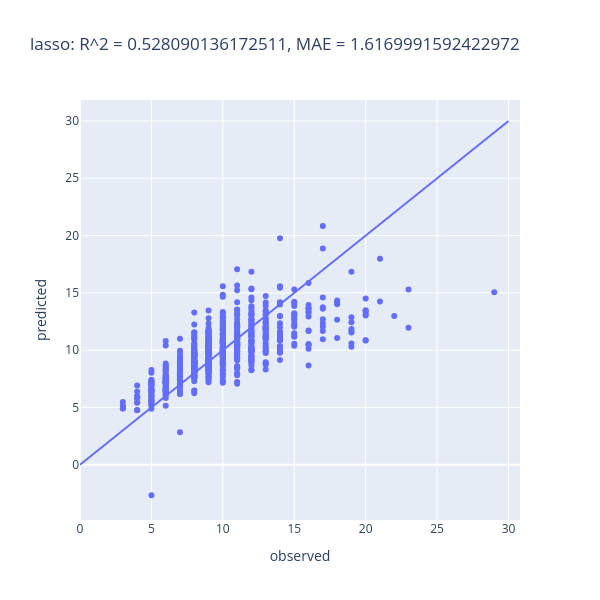
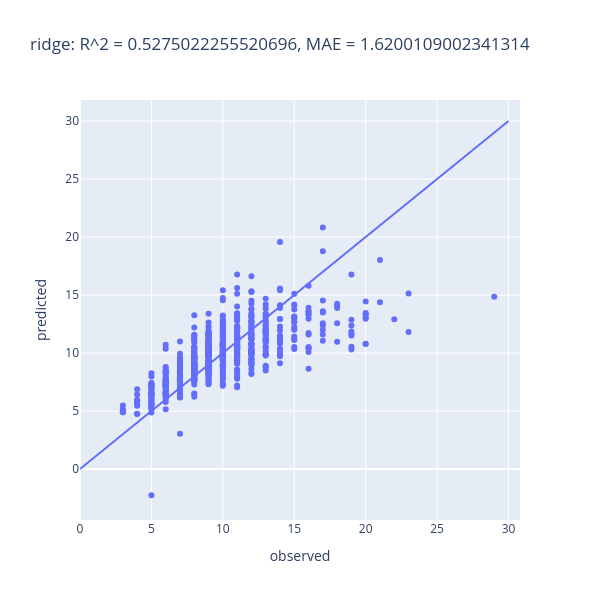
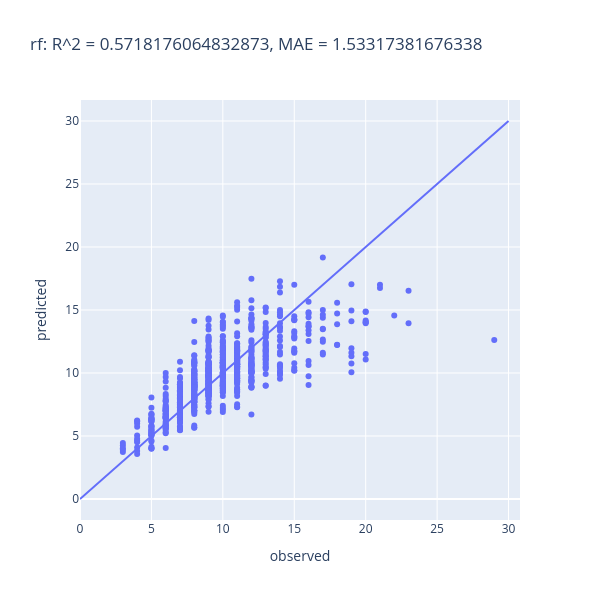

Here is the notebook cell these charts were saved with, in order:
### Code cell
## Alternative approach to plot using plotly library
import plotly.express as px
for algo,model in fit_models.items():
    ypred = model.predict(X_test)
    fig_diagonal = px.line(x=[0, 30], y = [0, 30])
    fig2 = px.scatter(x = y_test, y = ypred, 
                      width = 600, height=600, 
                      title = '{}: R^2 = {}, MAE = {}'.format(algo,r2_score(y_test,ypred), mean_absolute_error(y_test,ypred)),
                      labels={
                          "x": "observed",
                          "y": "predicted"}
                     ).add_traces(fig_diagonal.data)
    fig2.show()

### Figure 1 — Plotly figure (JSON) as saved in the notebook; plotly's stock layout.template omitted (floating-point values rounded to 4 significant figures; data arrays with more than 128 entries replaced by an {"elided": "..."} marker saying what was removed)
{"data": [{"hovertemplate": "observed=%{x}<br>predicted=%{y}<extra></extra>", "legendgroup": "", "marker": {"color": "#636efa", "symbol": "circle"}, "mode": "markers", "name": "", "orientation": "v", "showlegend": false, "type": "scatter", "x": {"elided": "836 int values"}, "xaxis": "x", "y": {"elided": "836 float values"}, "yaxis": "y"}, {"hovertemplate": "x=%{x}<br>y=%{y}<extra></extra>", "legendgroup": "", "line": {"color": "#636efa", "dash": "solid"}, "marker": {"symbol": "circle"}, "mode": "lines", "name": "", "orientation": "v", "showlegend": false, "type": "scatter", "x": [0, 30], "xaxis": "x", "y": [0, 30], "yaxis": "y"}], "layout": {"height": 600, "legend": {"tracegroupgap": 0}, "title": {"text": "lasso: R^2 = 0.528090136172511, MAE = 1.6169991592422972"}, "width": 600, "xaxis": {"anchor": "y", "domain": [0, 1], "title": {"text": "observed"}}, "yaxis": {"anchor": "x", "domain": [0, 1], "title": {"text": "predicted"}}}}

### Figure 2 — Plotly figure (JSON) as saved in the notebook; plotly's stock layout.template omitted (floating-point values rounded to 4 significant figures; data arrays with more than 128 entries replaced by an {"elided": "..."} marker saying what was removed)
{"data": [{"hovertemplate": "observed=%{x}<br>predicted=%{y}<extra></extra>", "legendgroup": "", "marker": {"color": "#636efa", "symbol": "circle"}, "mode": "markers", "name": "", "orientation": "v", "showlegend": false, "type": "scatter", "x": {"elided": "836 int values"}, "xaxis": "x", "y": {"elided": "836 float values"}, "yaxis": "y"}, {"hovertemplate": "x=%{x}<br>y=%{y}<extra></extra>", "legendgroup": "", "line": {"color": "#636efa", "dash": "solid"}, "marker": {"symbol": "circle"}, "mode": "lines", "name": "", "orientation": "v", "showlegend": false, "type": "scatter", "x": [0, 30], "xaxis": "x", "y": [0, 30], "yaxis": "y"}], "layout": {"height": 600, "legend": {"tracegroupgap": 0}, "title": {"text": "ridge: R^2 = 0.5275022255520696, MAE = 1.6200109002341314"}, "width": 600, "xaxis": {"anchor": "y", "domain": [0, 1], "title": {"text": "observed"}}, "yaxis": {"anchor": "x", "domain": [0, 1], "title": {"text": "predicted"}}}}

### Figure 3 — Plotly figure (JSON) as saved in the notebook; plotly's stock layout.template omitted (floating-point values rounded to 4 significant figures; data arrays with more than 128 entries replaced by an {"elided": "..."} marker saying what was removed)
{"data": [{"hovertemplate": "observed=%{x}<br>predicted=%{y}<extra></extra>", "legendgroup": "", "marker": {"color": "#636efa", "symbol": "circle"}, "mode": "markers", "name": "", "orientation": "v", "showlegend": false, "type": "scatter", "x": {"elided": "836 int values"}, "xaxis": "x", "y": {"elided": "836 float values"}, "yaxis": "y"}, {"hovertemplate": "x=%{x}<br>y=%{y}<extra></extra>", "legendgroup": "", "line": {"color": "#636efa", "dash": "solid"}, "marker": {"symbol": "circle"}, "mode": "lines", "name": "", "orientation": "v", "showlegend": false, "type": "scatter", "x": [0, 30], "xaxis": "x", "y": [0, 30], "yaxis": "y"}], "layout": {"height": 600, "legend": {"tracegroupgap": 0}, "title": {"text": "rf: R^2 = 0.5718176064832873, MAE = 1.53317381676338"}, "width": 600, "xaxis": {"anchor": "y", "domain": [0, 1], "title": {"text": "observed"}}, "yaxis": {"anchor": "x", "domain": [0, 1], "title": {"text": "predicted"}}}}
